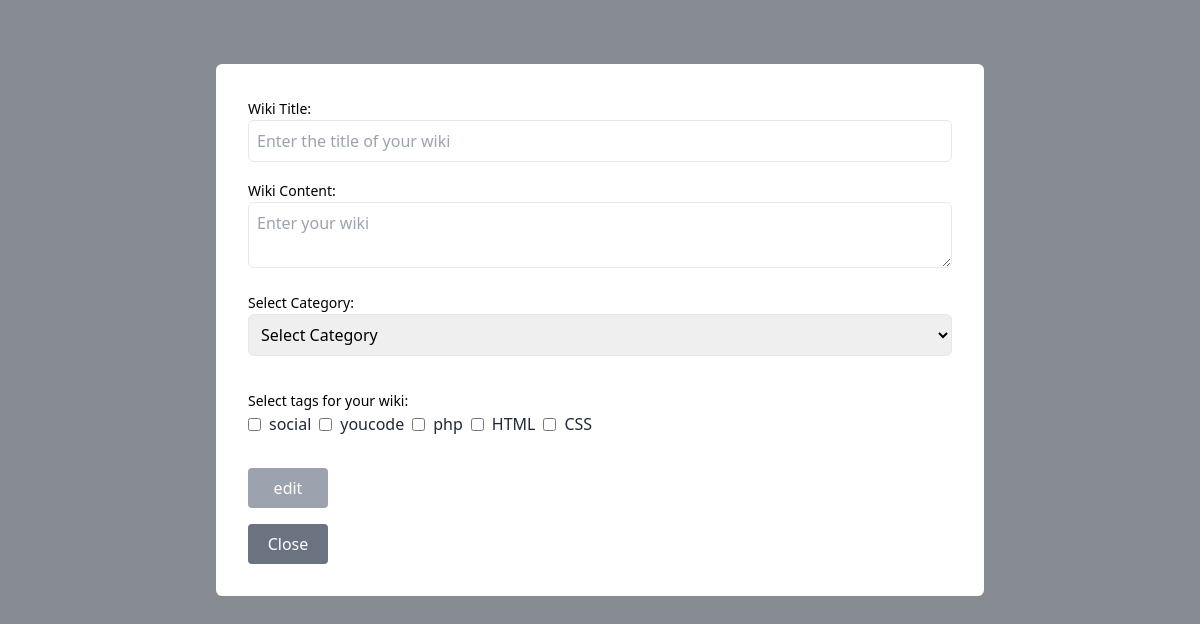
Page /views/editwiki.php on the committed database.
### tables this page shows
CREATE TABLE `tags` (
  `idTag` int NOT NULL,
  `nameTag` varchar(255) DEFAULT NULL
);

### config/config.php (called while the page is built, shortened)
<?php
class Database {
    private static $instance;
    private $connection;
    private function __construct() {
        $this->connection = new PDO("mysql:host=localhost;dbname=wiki", "root","");
        $this->connection->setAttribute(PDO::ATTR_ERRMODE, PDO::ERRMODE_EXCEPTION);
    }
    public static function getInstance() {
        if (!self::$instance) {
            self::$instance = new Database();
        }
        return self::$instance;
    }
    public function getConnection() {
        return $this->connection;
    }
}

### Controllers/Home.php (called while the page is built, shortened)
<?php
require_once '../Models/User.php';
require_once '../Models/Auteur.php';
        class WikisController{
            private $wikiModel;
            private $wikModel;
            public function __construct(){
            $this->wikiModel= new WikisModel();
            $this->wikModel = new WiksModel();
            }
            public function getWikiByID($wikiID){
                $wiki = $this->wikModel->getwiki($wikiID);
                if($wiki){
                    return $wiki;
                }else{
                    return false;
                }
            }
            public function getWikiTags() {
                return $this->wikiModel->getwikitags();
            }
        }
?>

### Models/Auteur.php (called while the page is built, shortened)
<?php
        require_once '../config/config.php';
        class WiksModel{
        private $connection;
        public function __construct() {
            $this->connection = Database::getInstance()->getConnection();
        }
            public function getWiki($wikiID){
                $query = "SELECT w.idWiki, w.name_Wiki, w.contenu, w.id, u.name, GROUP_CONCAT(t.nameTag) as tagName, c.name_Categorie
                        FROM wikis as w
                        JOIN tags_wikis as wt
                        ON w.idWiki = wt.idWiki
                        JOIN utilisateurs as u
                        ON u.id = w.id
                        JOIN tags as t
                        ON t.idTag = wt.idTag
                        JOIN categories as c
                        ON c.id_Categorie = w.idCategorie
                        GROUP BY w.idWiki, w.name_Wiki, w.contenu, u.name, c.name_Categorie
                        HAVING w.idWiki = :wikiID";
                $stmt = $this->connection->prepare($query);
                $stmt->bindParam(':wikiID', $wikiID);
                if($stmt->execute()){
                    $result = $stmt->fetch(PDO::FETCH_ASSOC);
                    return $result;
                }else{
                    return false;
                }
            }
        }

### Models/User.php (called while the page is built, shortened)
<?php
require_once '../config/config.php';
class WikisModel{
    private $connection;
    public function __construct() {
        $this->connection = Database::getInstance()->getConnection();
    }
            public function getwikitags(){
              try{
               $query = "SELECT * FROM tags";
               $stm = $this->connection->prepare($query);
               $stm->execute();
                        $result = $stm->fetchAll(PDO::FETCH_ASSOC);
                        return $result;
                    } catch (PDOException $e) {
                        echo $e->getMessage();
                        return false;
                    }
                }
    }

### views/editwiki.php (the view, shortened to what this page needs)
<?php
require_once '../Controllers/Home.php';
$wikisController = new WikisController();
$wiki = $wikisController->getWikiByID($_POST['wikiID']);
$wikiTags = explode(',', $wiki['tagName']);
?>
<!DOCTYPE html>
<html lang="en">
<head>
    <link href="https://cdn.jsdelivr.net/npm/tailwindcss@2.2.19/dist/tailwind.min.css" rel="stylesheet">
    <link rel="stylesheet" href="https://cdnjs.cloudflare.com/ajax/libs/font-awesome/5.15.3/css/all.min.css">
    <link rel="stylesheet" href="../public/css/style.css">
</head>
<body>
<div id="popup" class="fixed inset-0 bg-gray-900 bg-opacity-50 items-center justify-center">
    <div class="bg-white max-w-3xl mx-auto m-16 p-8 rounded-md">
        <form method="post" action="" >
            <div class="mb-4">
                <label for="wikiTitle" class="text-sm">Wiki Title:</label>
                <input type="text" id="wikiTitle" name="WikiTitre" value="<?php echo $wiki['name_Wiki']?>" placeholder="Enter the title of your wiki" class="w-full p-2 border rounded-md" >
            </div>
            <div class="mb-4">
                <label for="wikiContent" class="text-sm">Wiki Content:</label>
                <textarea id="wikiContent" name="WikiContenu" placeholder="Enter your wiki" class="w-full p-2 border rounded-md"><?php echo $wiki['contenu']?></textarea>
            </div>
            <div class="mb-4">
                <label for="wikiCategory" class="text-sm">Select Category:</label>
                <select name="categorie" class="w-full p-2 mb-4 border rounded-md" >
                    <option value="" selected disabled>Select Category</option>
                </select>
            </div>
            <div class="mb-4">
                <label class="text-sm mb-2">Select tags for your wiki:</label>
                <div class="flex flex-wrap gap-2">
                    <?php foreach ($wikisController->getWikiTags() as $tag): ?>
                        <label class="flex items-center space-x-2">
                        <input <?php if(in_array($tag['nameTag'], $wikiTags)){ echo 'checked';} ?> type="checkbox" name="WikiTags[]" value="<?php echo $tag['idTag']; ?>">
                            <span class="text-gray-800"><?php echo $tag['nameTag']; ?></span>
                    <?php endforeach; ?>
                </div>
            </div>
            <button type="submit" name="edit" class="mt-4 px-4 py-2 bg-gray-400 text-white rounded w-20 text-center">
                edit
            </button>
            <div class="flex flex-col gap-5">
                <a href="auteur.php" class="mt-4 px-4 py-2 bg-gray-500 text-white rounded w-20 text-center">
               Close
                </a>
            </div>
</body>

### rows in the picture
tags: nameTag "social"
tags: nameTag "youcode"
tags: nameTag "php"
tags: nameTag "HTML"
tags: nameTag "CSS"
